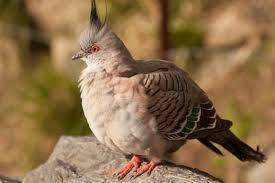
#> input picture data/Bird1.jpg, 275 x 183 px
$ python -i main.py   (imports and definitions only)   (older library calls are emulated)
#> lines starting #> are read from the running program, lines starting #| are printed output that depends on the picture
import cv2
import numpy as np
import tkinter as tk
import PIL.Image, PIL.ImageTk
from matplotlib import pyplot as plt

fn1 = './data/Bird1.jpg'
fn2 = './data/Bird2.jpg'
fn3 = './data/bgSub.mp4'
fn4 = './data/featureTracking.mp4'
fn5 = './data/feature.flv'

# [25 lines left out: function fun1_1, not called in this run]

def fun1_2():
  bird1 = cv2.imread(fn1)
#> bird1 is the input picture: shape (183, 275, 3); mean B, G, R 75.6, 111.8, 140.9
  bird2 = cv2.imread(fn2)
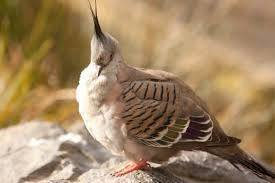
#> input picture data/Bird2.jpg, 275 x 183 px
#> bird2 is the input picture: shape (183, 275, 3); mean B, G, R 98.7, 132.4, 159.6
  gray1= cv2.cvtColor(bird1,cv2.COLOR_BGR2GRAY)
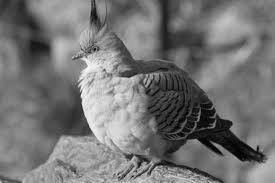
#> gray1: shape (183, 275); min 0, max 252, mean 116.4
  gray2= cv2.cvtColor(bird2,cv2.COLOR_BGR2GRAY)
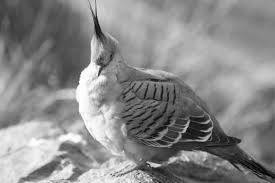
#> gray2: shape (183, 275); min 2, max 255, mean 136.7
  # construct a SIFT object
  sift1 = cv2.xfeatures2d.SIFT_create()
  sift2 = cv2.xfeatures2d.SIFT_create()
  # finds the keypoint
  kp1, des1 = sift1.detectAndCompute(gray1,None)
#> kp1 = 312 keypoints; strongest (x, y, size): (139, 164, 3), (129, 157, 4.2), (71, 120, 22.7), (246, 153, 14.4)
  kp2, des2 = sift2.detectAndCompute(gray2,None)
#> kp2 = 352 keypoints; strongest (x, y, size): (172, 160, 4.3), (99, 67, 1.9), (205, 139, 3.6), (90, 77, 15.3)
  # print(kp1[0].pt)
  img1=cv2.drawKeypoints(gray1,kp1[213:219],bird1)
  img2=cv2.drawKeypoints(gray2,kp2[214:220],bird2)
  # save the image
  cv2.imwrite('FeatureBird1.jpg',img1)
  cv2.imwrite('FeatureBird2.jpg',img2)
  # show the result
  cv2.imshow('result1',np.hstack((img1,img2)))
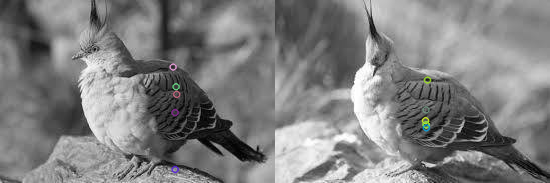
#> window 'result1': shape (183, 550, 3); mean B, G, R 126.7, 126.8, 126.7
  cv2.waitKey(0)
  cv2.destroyAllWindows()
# [159 lines left out: functions fun1_3, fun2_1, fun3_1, fun3_2, not called in this run]

# [3 lines not run here, left out]

# all frames
# [1 line that did not run here, left out]
# [1 line not run here, left out]
# [1 line that did not run here, left out]
# [1 line not run here, left out]
# [1 line that did not run here, left out]
# [1 line not run here, left out]

# all labels
# [1 line that did not run here, left out]
# [1 line not run here, left out]
# [1 line that did not run here, left out]
# [1 line not run here, left out]
# [1 line that did not run here, left out]
# [1 line not run here, left out]

# all buttons
# [1 line that did not run here, left out]
# [1 line not run here, left out]
# [1 line that did not run here, left out]
# [1 line not run here, left out]
# [1 line that did not run here, left out]
# [1 line not run here, left out]
# [1 line that did not run here, left out]
# [1 line not run here, left out]
# [1 line that did not run here, left out]
# [1 line not run here, left out]
# [1 line that did not run here, left out]
# [3 lines not run here, left out]

>>> result = fun1_2()
